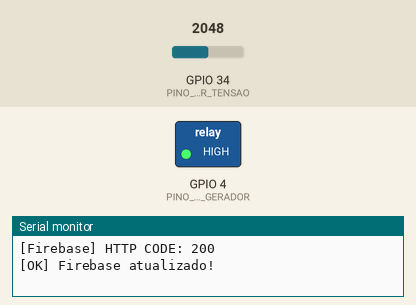
A sketch run on a simulated ESP32. Shown: switched loads named in the sketch (green lamp = pin HIGH), the last lines printed to the serial monitor. The test bench sets the inputs (shaded band); at power-on: GPIO 34 (PINO_SENSOR_TENSAO) = 2048. WiFi joins after 1.5 s; servers stay silent unless stated; uploads are accepted with an empty reply.

Above: at 11.6 s.
11.7 s: GPIO 34 (PINO_SENSOR_TENSAO) set to 2768
21.8 s: GPIO 34 (PINO_SENSOR_TENSAO) set to 2867
At 32.0 s:
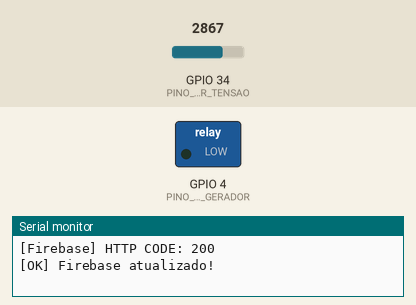
32.5 s: GPIO 34 (PINO_SENSOR_TENSAO) set to 2561
42.7 s: GPIO 34 (PINO_SENSOR_TENSAO) set to 2473
At 53.1 s:
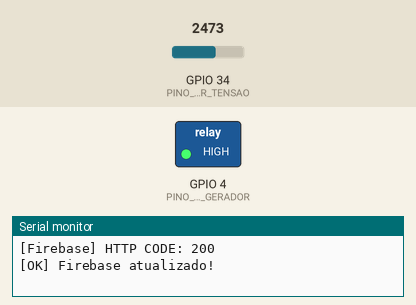
53.4 s: GPIO 34 (PINO_SENSOR_TENSAO) set to 2866
At 63.3 s:
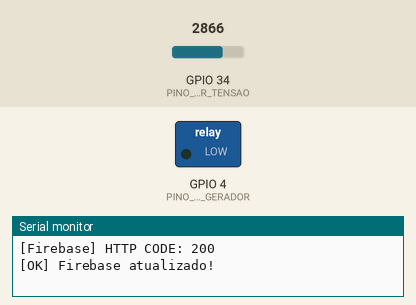
Timing chart, 0 to 64.8 s (numbered marks = the images above; inputs shaded):
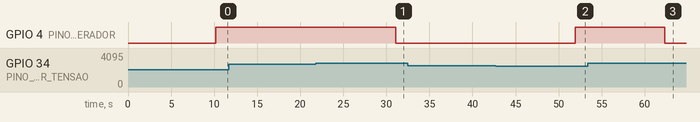

Measured:
- the behaviour switches between 2829 and 2830 on GPIO 34 (PINO_SENSOR_TENSAO) (found by bisection; images 0 and 1)
- the behaviour switches between 2532 and 2531 on GPIO 34 (PINO_SENSOR_TENSAO) (found by bisection; images 1 and 2)
- after the input at 21.8 s, GPIO 4 (PINO_RELE_GERADOR): HIGH → LOW after 9.3 s
- after the input at 42.7 s, GPIO 4 (PINO_RELE_GERADOR): LOW → HIGH after 9.2 s
- after the input at 53.4 s, GPIO 4 (PINO_RELE_GERADOR): HIGH → LOW after 8.9 s

The sketch:

qta-monitor-esp32-arduino-ide-firebase.ino
```cpp
#include <WiFi.h>
#include <HTTPClient.h>
#include <WiFiClientSecure.h>

const char* WIFI_SSID = "SEU_WIFI";
const char* WIFI_PASS = "SUA_SENHA";

const char* FIREBASE_HOST = "https://qta-monitor-default-rtdb.firebaseio.com";

const int PINO_SENSOR_TENSAO = 34;
const int PINO_RELE_GERADOR = 4;

const int TENSAO_NOMINAL = 127;

const int ADC_MINIMO = 0;
const int ADC_MAXIMO = 4095;
const int TENSAO_MAXIMA_MEDIDA = (TENSAO_NOMINAL * 13) / 10;

const float FATOR_FALHA_BAIXA = 0.80;
const float FATOR_FALHA_ALTA = 1.15;
const float FATOR_RETORNO_BAIXA = 0.90;
const float FATOR_RETORNO_ALTA = 1.10;

const unsigned long INTERVALO_ENVIO = 5000;
const unsigned long TEMPO_CONFIRMAR_FALHA = 3000;
const unsigned long TEMPO_CONFIRMAR_RETORNO = 5000;
const unsigned long TEMPO_MINIMO_GERADOR_LIGADO = 10000;

// O rele abaixo deve comandar apenas a partida/contator da reserva.
// Use intertravamento fisico/eletrico entre rede e gerador no quadro QTA.
// O software reduz risco de comutacao rapida, mas nao substitui protecao fisica.

unsigned long ultimoEnvio = 0;
unsigned long inicioConfirmacaoFalha = 0;
unsigned long inicioConfirmacaoRetorno = 0;
unsigned long geradorLigadoDesde = 0;

bool modoAutomatico = true;
int tensaoAtual = TENSAO_NOMINAL;
bool tensaoDefinida = false;
bool redeOkAtual = true;
bool geradorLigado = false;
bool alarmeAtual = false;
String motivoAtual = "normal";

void setup() {
  Serial.begin(115200);
  delay(500);

  pinMode(PINO_SENSOR_TENSAO, INPUT);
  pinMode(PINO_RELE_GERADOR, OUTPUT);
  atualizarSaidasFisicas();

  conectarWiFi();

  Serial.println();
  Serial.println("======================================");
  Serial.println("QTA Monitor - ESP32 Arduino IDE");
  Serial.println("======================================");
  Serial.println("AUTO ON  -> ativa leitura do monitor de tensao no GPIO 34");
  Serial.println("AUTO OFF -> para leitura automatica");
  Serial.println("Digite um valor para teste manual. Ex: 127");
  Serial.println("======================================");
}

void loop() {
  verificarEntradaSerial();

  if (modoAutomatico && millis() - ultimoEnvio >= INTERVALO_ENVIO) {
    tensaoAtual = lerTensaoMonitor();
    tensaoDefinida = true;
    atualizarIntertravamento(tensaoAtual);
    enviarSistemaFirebase(tensaoAtual);
    ultimoEnvio = millis();
  }

  if (!modoAutomatico && tensaoDefinida && millis() - ultimoEnvio >= INTERVALO_ENVIO) {
    atualizarIntertravamento(tensaoAtual);
    enviarSistemaFirebase(tensaoAtual);
    ultimoEnvio = millis();
  }
}

void conectarWiFi() {
  WiFi.mode(WIFI_STA);
  WiFi.begin(WIFI_SSID, WIFI_PASS);

  Serial.print("Conectando WiFi");

  while (WiFi.status() != WL_CONNECTED) {
    delay(500);
    Serial.print(".");
  }

  Serial.println();
  Serial.println("[OK] WiFi conectado!");
  Serial.print("IP: ");
  Serial.println(WiFi.localIP());
  Serial.print("[WiFi] Sinal RSSI: ");
  Serial.print(WiFi.RSSI());
  Serial.println(" dBm");
}

void verificarEntradaSerial() {
  if (!Serial.available()) return;

  String entrada = Serial.readStringUntil('\n');
  entrada.trim();
  entrada.toUpperCase();

  if (entrada.length() == 0) return;

  if (entrada == "AUTO ON") {
    modoAutomatico = true;
    Serial.println("[OK] Leitura automatica pelo monitor de tensao ativada.");
    return;
  }

  if (entrada == "AUTO OFF") {
    modoAutomatico = false;
    Serial.println("[OK] Leitura automatica desligada.");
    return;
  }

  int tensaoDigitada = entrada.toInt();

  if (tensaoDigitada <= 0) {
    Serial.println("[ERRO] Digite uma tensao valida. Ex: 127");
    return;
  }

  modoAutomatico = false;
  tensaoAtual = tensaoDigitada;
  tensaoDefinida = true;

  Serial.print("[TESTE MANUAL] Tensao digitada: ");
  Serial.print(tensaoAtual);
  Serial.println(" V");

  atualizarIntertravamento(tensaoAtual);
  enviarSistemaFirebase(tensaoAtual);
  ultimoEnvio = millis();
}

void atualizarIntertravamento(int tensaoRede) {
  bool redeDentroRetorno = tensaoDentroDaFaixaRetorno(tensaoRede);
  bool redeEmFalha = tensaoForaDaFaixaFalha(tensaoRede);
  motivoAtual = motivoFalha(tensaoRede);

  if (!geradorLigado) {
    if (redeEmFalha) {
      if (inicioConfirmacaoFalha == 0) {
        inicioConfirmacaoFalha = millis();
        Serial.println("[INTERTRAVAMENTO] Falha detectada. Confirmando antes de ligar gerador...");
      }

      if (millis() - inicioConfirmacaoFalha >= TEMPO_CONFIRMAR_FALHA) {
        ligarGerador();
      }
    } else {
      inicioConfirmacaoFalha = 0;
      redeOkAtual = true;
      alarmeAtual = false;
      motivoAtual = "normal";
    }

    atualizarSaidasFisicas();
    return;
  }

  redeOkAtual = false;
  alarmeAtual = true;

  if (redeDentroRetorno) {
    if (inicioConfirmacaoRetorno == 0) {
      inicioConfirmacaoRetorno = millis();
      Serial.println("[INTERTRAVAMENTO] Rede voltou. Confirmando estabilidade antes de desligar gerador...");
    }

    bool retornoConfirmado = millis() - inicioConfirmacaoRetorno >= TEMPO_CONFIRMAR_RETORNO;
    bool tempoMinimoOk = millis() - geradorLigadoDesde >= TEMPO_MINIMO_GERADOR_LIGADO;

    if (retornoConfirmado && tempoMinimoOk) {
      desligarGerador();
      redeOkAtual = true;
      alarmeAtual = false;
      motivoAtual = "normal";
    } else if (retornoConfirmado && !tempoMinimoOk) {
      Serial.println("[INTERTRAVAMENTO] Rede estavel, aguardando tempo minimo do gerador.");
    }
  } else {
    inicioConfirmacaoRetorno = 0;
  }

  atualizarSaidasFisicas();
}

void ligarGerador() {
  geradorLigado = true;
  redeOkAtual = false;
  alarmeAtual = true;
  geradorLigadoDesde = millis();
  inicioConfirmacaoFalha = 0;
  inicioConfirmacaoRetorno = 0;
  Serial.println("[INTERTRAVAMENTO] Gerador acionado pelo rele.");
}

void desligarGerador() {
  geradorLigado = false;
  inicioConfirmacaoFalha = 0;
  inicioConfirmacaoRetorno = 0;
  Serial.println("[INTERTRAVAMENTO] Gerador desligado. Retorno para rede normal.");
}

void atualizarSaidasFisicas() {
  digitalWrite(PINO_RELE_GERADOR, geradorLigado ? HIGH : LOW);
}

int lerTensaoMonitor() {
  int leituraAdc = analogRead(PINO_SENSOR_TENSAO);
  int tensao = converterAdcParaTensao(leituraAdc);

  Serial.print("[MONITOR TENSAO] GPIO34 ADC=");
  Serial.print(leituraAdc);
  Serial.print(" | Tensao=");
  Serial.print(tensao);
  Serial.println(" V");

  return tensao;
}

int converterAdcParaTensao(int leituraAdc) {
  leituraAdc = constrain(leituraAdc, ADC_MINIMO, ADC_MAXIMO);
  return map(leituraAdc, ADC_MINIMO, ADC_MAXIMO, 0, TENSAO_MAXIMA_MEDIDA);
}

void enviarSistemaFirebase(int tensaoRede) {
  if (WiFi.status() != WL_CONNECTED) {
    Serial.println("[ERRO] WiFi desconectado. Reconectando...");
    conectarWiFi();
  }

  String modo = geradorLigado ? "gerador" : "rede";
  String estado = redeOkAtual ? "REDE_NORMAL" : "REDE_FALHA_RESERVA_ATIVA";
  String fonteAtiva = geradorLigado ? "GERADOR" : "REDE";

  String json = "{";

  json += "\"modo\":\"" + modo + "\",";
  json += "\"estado\":\"" + estado + "\",";
  json += "\"alarme\":" + boolJson(alarmeAtual) + ",";
  json += "\"fonte_ativa\":\"" + fonteAtiva + "\",";
  json += "\"tensao_nominal\":" + String(TENSAO_NOMINAL) + ",";
  json += "\"motivo_falha_rede\":\"" + motivoAtual + "\",";

  json += "\"limite_falha_baixa\":" + String(limiteFalhaBaixa()) + ",";
  json += "\"limite_falha_alta\":" + String(limiteFalhaAlta()) + ",";
  json += "\"limite_retorno_baixa\":" + String(limiteRetornoBaixa()) + ",";
  json += "\"limite_retorno_alta\":" + String(limiteRetornoAlta()) + ",";

  json += "\"rede_status\":" + boolJson(redeOkAtual) + ",";
  json += "\"gerador_status\":" + boolJson(geradorLigado) + ",";
  json += "\"tensao\":" + String(tensaoRede) + ",";

  json += "\"rede\":{";
  json += "\"status\":" + boolJson(redeOkAtual) + ",";
  json += "\"tensao\":" + String(tensaoRede);
  json += "},";

  json += "\"gerador\":{";
  json += "\"status\":" + boolJson(geradorLigado) + ",";
  json += "\"tensao\":0";
  json += "}";

  json += "}";

  enviarFirebase("/sistema", json);
}

void enviarFirebase(String caminho, String json) {
  const int tentativasMaximas = 3;

  for (int tentativa = 1; tentativa <= tentativasMaximas; tentativa++) {
    if (WiFi.status() != WL_CONNECTED) {
      Serial.println("[ERRO] WiFi desconectado. Reconectando...");
      conectarWiFi();
    }

    WiFiClientSecure client;
    client.setInsecure();

    HTTPClient http;
    http.setTimeout(15000);
    http.setReuse(false);

    String url = String(FIREBASE_HOST) + caminho + ".json";

    Serial.println();
    Serial.print("[Firebase] Tentativa ");
    Serial.print(tentativa);
    Serial.print(" de ");
    Serial.println(tentativasMaximas);
    Serial.print("[Firebase] URL: ");
    Serial.println(url);

    if (!http.begin(client, url)) {
      Serial.println("[ERRO] Falha ao iniciar HTTP.");
      http.end();
      delay(2000);
      continue;
    }

    http.addHeader("Content-Type", "application/json");
    http.addHeader("Connection", "close");

    int httpCode = http.PUT(json);

    Serial.print("[Firebase] HTTP CODE: ");
    Serial.println(httpCode);

    if (httpCode < 0) {
      Serial.print("[Firebase] Erro: ");
      Serial.println(http.errorToString(httpCode));
    }

    String resposta = http.getString();

    if (httpCode >= 200 && httpCode < 300) {
      Serial.println("[OK] Firebase atualizado!");
      http.end();
      client.stop();
      return;
    }

    Serial.println("[ERRO] Firebase nao recebeu.");

    if (resposta.length() > 0) {
      Serial.print("Resposta: ");
      Serial.println(resposta);
    } else {
      Serial.println("Resposta vazia.");
    }

    http.end();
    client.stop();

    Serial.println("[Firebase] Aguardando para tentar novamente...");
    delay(3000);
  }

  Serial.println("[ERRO] Todas as tentativas falharam.");
}

String boolJson(bool valor) {
  return valor ? "true" : "false";
}

int limiteFalhaBaixa() {
  return round(TENSAO_NOMINAL * FATOR_FALHA_BAIXA);
}

int limiteFalhaAlta() {
  return round(TENSAO_NOMINAL * FATOR_FALHA_ALTA);
}

int limiteRetornoBaixa() {
  return round(TENSAO_NOMINAL * FATOR_RETORNO_BAIXA);
}

int limiteRetornoAlta() {
  return round(TENSAO_NOMINAL * FATOR_RETORNO_ALTA);
}

bool tensaoDentroDaFaixaRetorno(int tensao) {
  return tensao >= limiteRetornoBaixa() && tensao <= limiteRetornoAlta();
}

bool tensaoForaDaFaixaFalha(int tensao) {
  return tensao < limiteFalhaBaixa() || tensao > limiteFalhaAlta();
}

String motivoFalha(int tensao) {
  if (tensao < limiteFalhaBaixa()) return "subtensao";
  if (tensao > limiteFalhaAlta()) return "sobretensao";
  return "normal";
}
```
